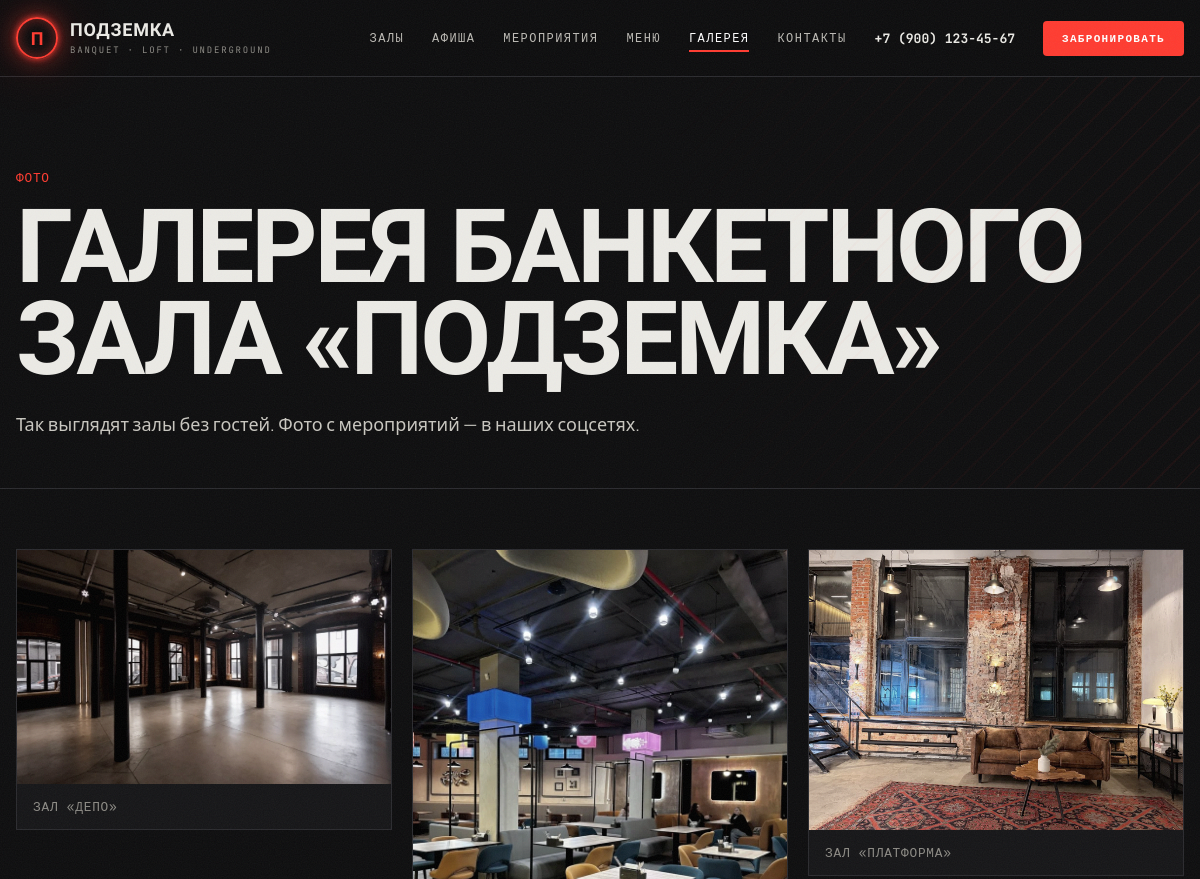
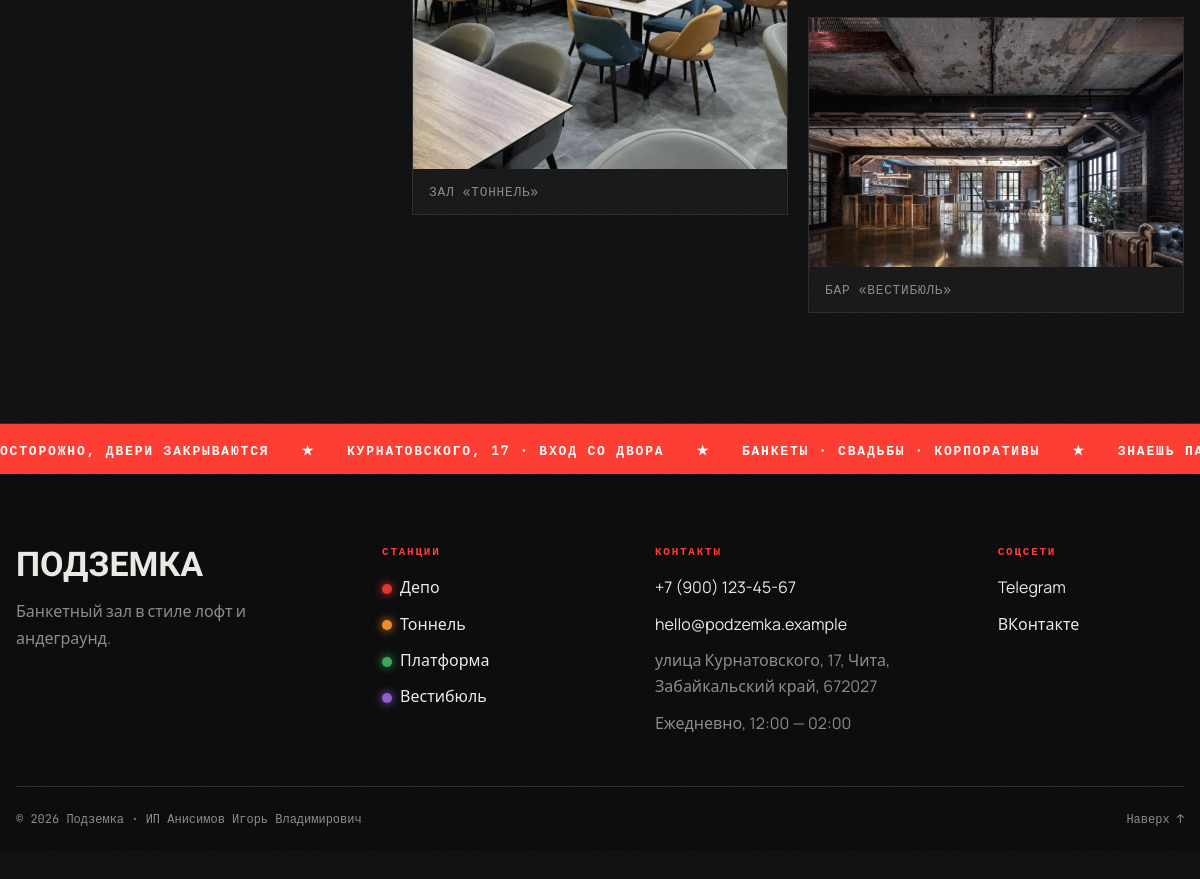
Page /gallery/ on the committed database (2 pictures, top to bottom).
### venue/models.py (models this page shows, shortened)
class Hall(models.Model):
    name = models.CharField("Название", max_length=100)
    slug = models.SlugField(
        "URL", max_length=120, unique=True, blank=True,
        help_text="Человекопонятный URL, например: depo, tonnel, platforma",
    )
    line_color = models.CharField(
        "Цвет линии (HEX)", max_length=7, default="#e4312b",
        help_text="Цвет «ветки метро» для зала, например #e4312b",
    )
    line_number = models.PositiveSmallIntegerField("Номер линии", default=1)
    short_description = models.CharField("Короткое описание", max_length=255)
    description = models.TextField("Полное описание")
    capacity_banquet = models.PositiveIntegerField("Вместимость (банкет)")
    capacity_buffet = models.PositiveIntegerField("Вместимость (фуршет)")
    area = models.PositiveIntegerField("Площадь, м²")
    price_from = models.PositiveIntegerField("Цена от, ₽/гость")
    features = models.TextField(
        "Особенности", blank=True,
        help_text="Каждая особенность — с новой строки",
    )
    image = models.CharField(
        "Картинка (путь в static)", max_length=200, default="img/hall-depo.jpg",
    )
    meta_title = models.CharField("Meta Title", max_length=70, blank=True)
    meta_description = models.CharField("Meta Description", max_length=160, blank=True)
    order = models.PositiveSmallIntegerField("Порядок", default=0)
    is_active = models.BooleanField("Показывать на сайте", default=True)
    class Meta:
        verbose_name = "Зал"
        verbose_name_plural = "Залы"
        ordering = ["order", "id"]
    def get_absolute_url(self):
        return reverse("venue:hall_detail", kwargs={"slug": self.slug})

### venue/views.py (the view)
# urls.py: path("gallery/", views.gallery, name="gallery"),
def gallery(request):
    photos = [
        {"src": "img/hall-depo.jpg", "caption": "Зал «Депо»"},
        {"src": "img/hall-tonnel.webp", "caption": "Зал «Тоннель»"},
        {"src": "img/hall-platforma.jpg", "caption": "Зал «Платформа»"},
        {"src": "img/hall-vestibul.jpg", "caption": "Бар «Вестибюль»"},
    ]
    return render(request, "venue/gallery.html", {"photos": photos})

### venue/context_processors.py (called while the page is built)
def site_info(request):
    promo = settings.PROMO
    promo_active = datetime.date.today() <= datetime.date.fromisoformat(promo["until"])
    return {
        "site": settings.SITE_INFO,
        "nav_halls": Hall.objects.filter(is_active=True),
        "promo": promo if promo_active else None,
    }

### templates/venue/gallery.html (shortened to what this page needs)
{% extends "base.html" %}
{% load static %}
{% block content %}
<section class="page-head">
  <div class="container">
    <p class="mono muted">Фото</p>
    <h1 class="page-head__title">Галерея банкетного зала «Подземка»</h1>
    <p class="page-head__lead">Так выглядят залы без гостей. Фото с мероприятий — в наших соцсетях.</p>
  </div>
</section>
<section class="section section--tight">
  <div class="container gallery">
    {% for photo in photos %}
      <figure class="gallery__item">
        <a href="{% static photo.src %}" class="gallery__link" data-lightbox="{{ photo.caption }}">
          <img src="{% static photo.src %}"
               alt="{{ photo.caption }} — банкетный зал «Подземка» в Чите"
               width="800" height="600" loading="lazy">
        </a>
        <figcaption class="mono">{{ photo.caption }}</figcaption>
      </figure>
    {% endfor %}
  </div>
</section>
{% endblock %}

### templates/includes/footer.html (shortened to what this page needs)
<footer class="footer">
  <div class="ticker" aria-hidden="true">
    <div class="ticker__track">
      {% for i in "1234" %}
        <span>Осторожно, двери закрываются</span><span>★</span>
        <span>Курнатовского, 17 · вход со двора</span><span>★</span>
        <span>Банкеты · свадьбы · корпоративы</span><span>★</span>
        <span>Знаешь пароль? −{{ site.bar_discount }}% в баре</span><span>★</span>
      {% endfor %}
    </div>
  </div>
  <div class="container footer__grid">
    <div>
      <div class="footer__logo">Подземка</div>
      <p class="muted">{{ site.tagline }}.</p>
    </div>
    <div>
      <div class="footer__title">Станции</div>
      <ul class="footer__list">
        {% for hall in nav_halls %}
          <li><a href="{{ hall.get_absolute_url }}"><i class="dot" style="--c: {{ hall.line_color }}"></i>{{ hall.name }}</a></li>
        {% endfor %}
      </ul>
    </div>
    <div>
      <div class="footer__title">Контакты</div>
      <ul class="footer__list">
        <li><a href="tel:{{ site.phone_raw }}">{{ site.phone }}</a></li>
        <li><a href="mailto:{{ site.email }}">{{ site.email }}</a></li>
        <li class="muted">{{ site.address }}</li>
        <li class="muted">{{ site.hours }}</li>
      </ul>
    </div>
    <div>
      <div class="footer__title">Соцсети</div>
      <ul class="footer__list">
        <li><a href="{{ site.telegram }}" target="_blank" rel="noopener nofollow">Telegram</a></li>
        <li><a href="{{ site.vk }}" target="_blank" rel="noopener nofollow">ВКонтакте</a></li>
      </ul>
    </div>
  </div>
  <div class="container footer__bottom">
    <span>© {% now "Y" %} {{ site.name }} · {{ site.legal_name }}</span>
    <a href="#main" class="muted">Наверх ↑</a>
  </div>
</footer>

### static/css/style.css (style rules this page uses)
:root { --bg: #0d0d0e; --bg-2: #151517; --concrete: #1c1c1f; --line: #2a2a2e; --text: #ecebe6; --muted: #8d8b85; --neon: #ff3b30; --neon-2: #ff7a1a; --neon-glow: 0 0 6px rgba(255, 59, 48, .9), 0 0 22px rgba(255, 59, 48, .55), 0 0 60px rgba(255, 59, 48, .25); --brick: #5a2a1e; --radius: 4px; --container: 1200px; --f-display: "Unbounded", system-ui, sans-serif; --f-body: "Manrope", system-ui, sans-serif; --f-mono: "JetBrains Mono", ui-monospace, monospace; }
*, *::before, *::after { box-sizing: border-box; }
html { scroll-behavior: smooth; }
body { margin: 0; background: var(--bg); color: var(--text); font: 16px/1.65 var(--f-body); -webkit-font-smoothing: antialiased; overflow-x: hidden; }
img { max-width: 100%; height: auto; display: block; }
a { color: inherit; text-decoration: none; }
h1, h2, h3, h4 { font-family: var(--f-display); line-height: 1.1; margin: 0 0 .6em; letter-spacing: -.01em; }
p { margin: 0 0 1em; }
.container { width: min(100% - 32px, var(--container)); margin-inline: auto; }
.mono { font-family: var(--f-mono); font-size: .8em; letter-spacing: .06em; text-transform: uppercase; }
.muted { color: var(--muted); }
.section { padding: 110px 0; position: relative; }
.section--tight { padding: 60px 0 110px; }
.page-head { padding: 90px 0 30px; border-bottom: 1px solid var(--line); position: relative; overflow: hidden; }
.page-head::after { content: ""; position: absolute; right: -5%; top: 0; bottom: 0; width: 50%; background: repeating-linear-gradient(-45deg, transparent 0 18px, rgba(255, 59, 48, .06) 18px 20px); mask-image: linear-gradient(90deg, transparent, #000); }
.page-head .mono { color: var(--neon); }
.page-head .container { container-type: inline-size; }
.page-head__title { font: 900 clamp(26px, 8.8cqi, 110px)/.9 var(--f-display); text-transform: uppercase; letter-spacing: -.03em; margin: 12px 0 24px; }
.page-head__lead { max-width: 640px; color: #c9c7c0; font-size: 18px; }
.dot { display: inline-block; width: 10px; height: 10px; border-radius: 50%; background: var(--c); box-shadow: 0 0 10px var(--c); margin-right: 8px; vertical-align: middle; }
.gallery { columns: 3 320px; column-gap: 20px; }
.gallery__item { margin: 0 0 20px; break-inside: avoid; border: 1px solid var(--line); background: var(--bg-2); overflow: hidden; }
.gallery__item img { transition: transform .6s, filter .6s; filter: grayscale(.4) contrast(1.05); }
.gallery__item figcaption { padding: 12px 16px; color: var(--muted); }
.footer { border-top: 1px solid var(--line); background: #080809; }
.ticker { overflow: hidden; background: var(--neon); color: #fff; padding: 12px 0; white-space: nowrap; }
.ticker__track { display: inline-flex; gap: 32px; animation: ticker 40s linear infinite; font: 700 13px var(--f-mono); letter-spacing: .14em; text-transform: uppercase; }
.footer__grid { display: grid; grid-template-columns: 1.4fr 1fr 1.3fr .8fr; gap: 40px; padding: 70px 0 50px; }
.footer__logo { font: 900 34px var(--f-display); text-transform: uppercase; margin-bottom: 14px; }
.footer__title { font: 700 11px var(--f-mono); letter-spacing: .16em; text-transform: uppercase; color: var(--neon); margin-bottom: 16px; }
.footer__list { list-style: none; padding: 0; margin: 0; display: grid; gap: 10px; }
.footer__bottom { display: flex; justify-content: space-between; gap: 20px; padding: 24px 0; border-top: 1px solid var(--line); font: 12px var(--f-mono); color: var(--muted); flex-wrap: wrap; }
.gallery__link { display: block; cursor: zoom-in; overflow: hidden; }

### rows in the picture
Hall: name "Депо"
Hall: name "Тоннель"
Hall: name "Платформа"
Hall: name "Вестибюль"

### other values in the picture
{{ site.phone }} "+7 (900) 123-45-67"
{{ photo.caption }} "ЗАЛ «ДЕПО»" "ЗАЛ «ТОННЕЛЬ»" "ЗАЛ «ПЛАТФОРМА»" "БАР «ВЕСТИБЮЛЬ»"
{{ site.tagline }} "Банкетный зал в стиле лофт и андеграунд"
{{ site.email }} "hello@podzemka.example"
{{ site.address }} "улица Курнатовского, 17, Чита, Забайкальский край, 672027"
{{ site.hours }} "Ежедневно, 12:00 — 02:00"
{{ site.name }} "Подземка"
{{ site.legal_name }} "ИП Анисимов Игорь Владимирович"
